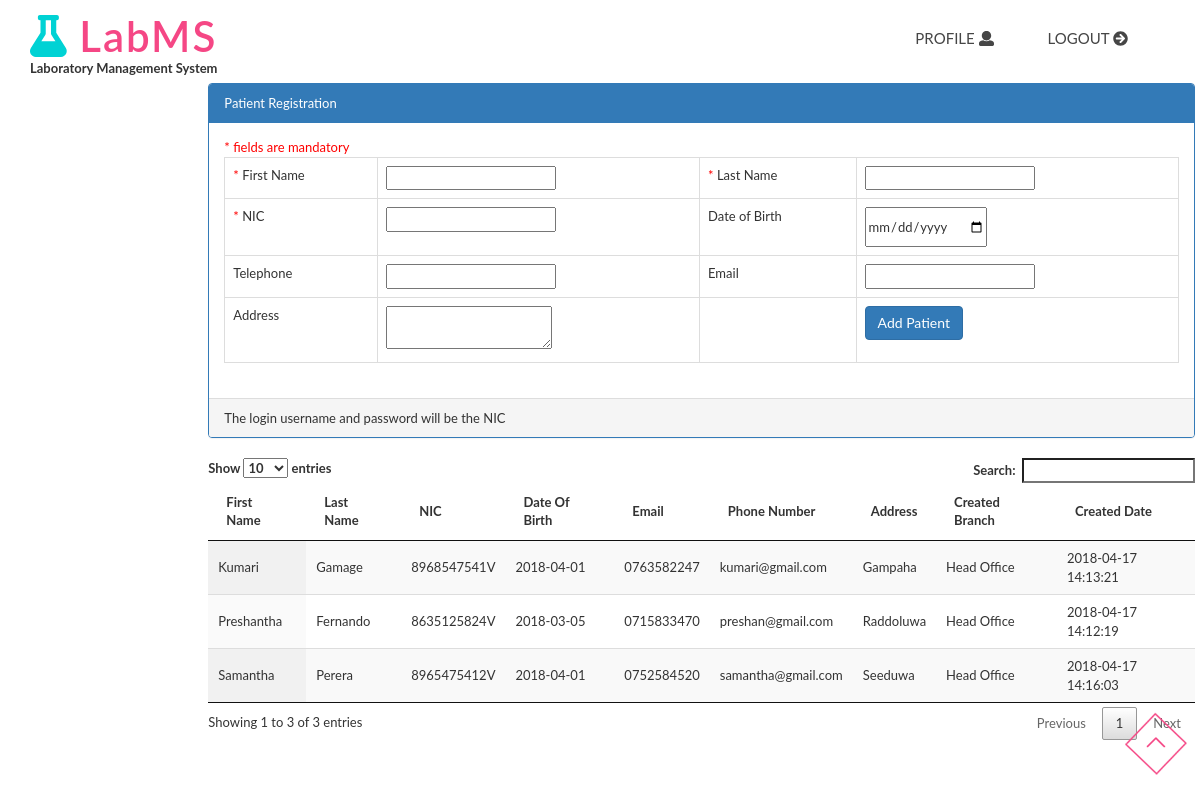
The app's page /manager_patient_registration.php with its own data.
### tables this page shows
CREATE TABLE `lb_patient` (
  `id` int(5) NOT NULL AUTO_INCREMENT,
  `frist_name` varchar(200) DEFAULT NULL,
  `last_name` varchar(200) DEFAULT NULL,
  `nic` varchar(20) DEFAULT NULL,
  `date_of_birth` varchar(20) DEFAULT NULL,
  `telephone` varchar(20) DEFAULT NULL,
  `email` varchar(25) DEFAULT NULL,
  `address` varchar(200) DEFAULT NULL,
  `pword` text,
  `status_code` varchar(10) DEFAULT 'ACTIVE' COMMENT 'ACTIVE|DEACTIVE',
  `registered_date` timestamp NULL DEFAULT CURRENT_TIMESTAMP,
  `branch_id` int(5) DEFAULT NULL,
  `role_code` varchar(20) DEFAULT 'PATIENT',
  PRIMARY KEY (`id`),
  UNIQUE KEY `NewIndex1` (`nic`),
  KEY `FK_lb_patient_status` (`status_code`)
);

CREATE TABLE `lb_branch` (
  `id` int(5) NOT NULL AUTO_INCREMENT,
  `branch_name` varchar(100) DEFAULT NULL,
  `address` varchar(200) DEFAULT NULL,
  `telephone` varchar(50) DEFAULT NULL,
  `status_code` varchar(10) DEFAULT 'ACTIVE',
  `created_user` int(5) DEFAULT NULL,
  `created_datetime` timestamp NOT NULL DEFAULT CURRENT_TIMESTAMP,
  PRIMARY KEY (`id`),
  UNIQUE KEY `NewIndex1` (`branch_name`),
  KEY `FK_lb_branch_status` (`status_code`)
);

### model/DB.php (called while the page is built, shortened)
<?php
function getDBConnection() {
    $servername = "localhost";
    $username = "root";
    $password = "123";
    $db = "lab_db";
    $conn = mysqli_connect($servername, $username, $password, $db);
    if (!$conn) {
        die("Connection failed: " . mysqli_connect_error());
    } else {
        return $conn;
    }
}
function getData($sql) {
    $conn = getDBConnection();
    $result = mysqli_query($conn, $sql);
    if (mysqli_num_rows($result) > 0) {
        return $result;
    } else {
        return FALSE;
    }
}
?>

### manager_patient_registration.php (the view, shortened to what this page needs)
<?php
include './model/DB.php';
?>
<!DOCTYPE html>
<html>
    <head>
        <link href="css/bootstrap.css" rel="stylesheet" type="text/css" media="all" />
        <link href="css/style.css" rel="stylesheet" type="text/css" media="all" />
        <link href="css/jquery.dataTables.min.css" rel="stylesheet" type="text/css"/>
    </head>
    <body>
        <div class="header_w3l">
            <div class="container">
                <nav class="navbar navbar-default">
                    <div class="navbar-header">
                                                <?php include './_labms.php';?>
                    </div>
                    <div class="collapse navbar-collapse" id="bs-example-navbar-collapse-1">
                        <ul class="nav navbar-nav navbar-right">
                            <li><a href="profile.php">Profile <i class="fas fa-user"></i></a></li>
                            <li><a href="logout.php">Logout <i class="fas fa-arrow-circle-right"></i></a>  </li>
                        </ul>
                        <div class="clearfix"> </div>
                    </div>
                </nav>
            </div>
        </div>
        <div class="row" style="padding: 5px">
            <div class="col-md-2">
            </div>
            <div class="col-md-10">
                <div class="panel panel-primary">
                    <div class="panel-heading">Patient Registration</div>
                    <div class="panel-body">
                        <span class="mando-msg">* fields are mandatory</span>
                        <form action="manager_patient_registration.php" method="post">
                            <table class="table table-bordered" >
                                <tr>
                                    <td><span class="mando-msg">*</span> First Name</td>
                                    <td><input type="text" name="first_name" required="" /></td>
                                    <td><span class="mando-msg">*</span>  Last Name</td>
                                    <td><input type="text" name="last_name"  required=""/></td>
                                </tr>
                                <tr>
                                    <td><span class="mando-msg">*</span>  NIC</td>
                                    <td><input type="text" name="nic" required=""/></td>
                                    <td>Date of Birth</td>
                                    <td><input type="date" name="date_of_birth" /></td>
                                </tr>
                                <tr>
                                    <td>Telephone</td>
                                    <td><input type="number" name="telephone" /></td>
                                    <td>Email</td>
                                    <td><input type="email" name="email" /></td>
                                </tr>
                                <tr>
                                    <td>Address</td>
                                    <td><textarea name="address"></textarea>
                                    </td>
                                    <td></td>
                                    <td> <button type="submit" name="btnAdd" class="btn btn-primary">Add Patient</button></td>
                                </tr>
                            </table>
                        </form>
                    </div>
                    <div class="panel-footer">The login username and password will be the NIC </div>
                </div>
                <div class="row">
                    <div class="col-md-12">
                        <table id="example" class="display" cellspacing="0" width="100%" style="font-size: small">
                            <thead>
                                <tr>
                                    <th>First Name</th>
                                    <th>Last Name</th>
                                    <th>NIC</th>
                                    <th>Date Of Birth</th>
                                    <th>Email</th>
                                    <th>Phone Number</th>
                                    <th>Address</th>
                                    <th>Created Branch</th>
                                    <th>Created Date</th>
                                </tr>
                            </thead>
                            <tbody>
<?php
$sql = " SELECT lb_patient.*,lb_branch.branch_name FROM lb_patient
INNER JOIN lb_branch ON
lb_patient.branch_id = lb_branch.id ";
$resultx = getData($sql);
if ($resultx != FALSE) {
    while ($row = mysqli_fetch_assoc($resultx)) {
        ?>
                                        <tr>
                                            <td><?= $row['frist_name']; ?></td>
                                            <td><?= $row['last_name']; ?></td>
                                            <td><?= $row['nic']; ?></td>
                                            <td><?= $row['date_of_birth']; ?></td>
                                            <td><?= $row['telephone']; ?></td>
                                            <td><?= $row['email']; ?></td>
                                            <td><?= $row['address']; ?></td>
                                            <td><?= $row['branch_name']; ?></td>
                                            <td><?= $row['registered_date']; ?></td>
                                        </tr>
        <?php
    }
}
?>
                            </tbody>
                        </table>
                    </div>
                </div>
            </div>
        </div>
        <a href="#" id="toTop" style="display: block;"> <span id="toTopHover" style="opacity: 1;"> </span></a>
    </body>
</html>

### css/style.css (style rules this page uses)
.mando-msg { color:red; }
html, body { margin:0; font-size: small; font-family: 'Lato', sans-serif; background: #fff; }
body a { text-decoration:none; transition:0.5s all; -webkit-transition:0.5s all; -moz-transition:0.5s all; -o-transition:0.5s all; -ms-transition:0.5s all; }
ul { margin:0; padding:0; }
#toTop { display: none; text-decoration: none; position: fixed; bottom: 24px; right: 1%; overflow: hidden; z-index: 999; width: 64px; height: 64px; border: none; text-indent: 100%; background: url("../images/arr.png") no-repeat 0px 0px; }
#toTopHover { width: 64px; height: 64px; display: block; overflow: hidden; float: right; opacity: 0; -moz-opacity: 0; filter: alpha(opacity=0); }
.navbar-default { background: none; border: none; margin: 0; }
.navbar-nav > li { margin: 0 9px; }
.navbar-default .navbar-nav > li > a { color: #464646; font-size: 15px; text-transform: uppercase; padding: 0px 18px 23px; position: relative; }
.navbar-default .navbar-nav > li > a:before { content: ''; position: absolute; bottom: 0px; background: #f54785; height: 4px; width: 0; left: 0; transition:.5s all; }
.header_w3l { padding: 1em 0 0em; }
.navbar-right { float: right !important; margin-right: 0px; margin-top: 15px; }

### records on screen
lb_patient: frist_name "Preshantha", last_name "Fernando", nic "8635125824V", date_of_birth "2018-03-05", telephone "0715833470", email "preshan@gmail.com", address "Raddoluwa", lb_branch.branch_name "Head Office", registered_date "2018-04-17 14:12:19"
lb_patient: frist_name "Kumari", last_name "Gamage", nic "8968547541V", date_of_birth "2018-04-01", telephone "0763582247", email "kumari@gmail.com", address "Gampaha", lb_branch.branch_name "Head Office", registered_date "2018-04-17 14:13:21"
lb_patient: frist_name "Samantha", last_name "Perera", nic "8965475412V", date_of_birth "2018-04-01", telephone "0752584520", email "samantha@gmail.com", address "Seeduwa", lb_branch.branch_name "Head Office", registered_date "2018-04-17 14:16:03"
